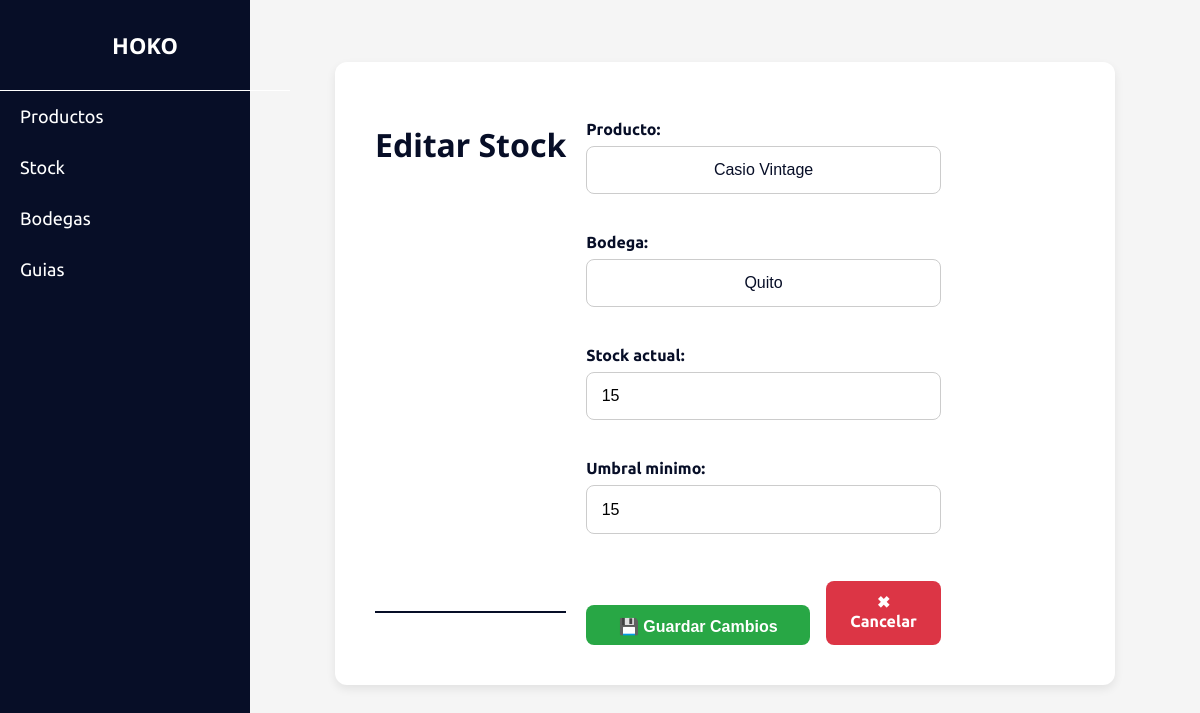
The page /stocks/6/editar/ on the database its author committed.
### envios/models.py (models this page shows, shortened)
class Stock(models.Model):
    producto = models.ForeignKey(Producto, on_delete=models.CASCADE)
    bodega = models.ForeignKey(Bodega, on_delete=models.CASCADE)
    stock_actual = models.IntegerField()
    umbral_minimo = models.IntegerField()
    ESTADO_CHOICES = [
        ('ok', 'Stock OK'),
        ('bajo', 'Stock Bajo'),
        ('sin', 'Sin Stock'),
    ]
    estado = models.CharField(max_length=10, choices=ESTADO_CHOICES, editable=False)

### envios/views.py (the view)
# urls.py: path('stocks/<int:id>/editar/', views.editar_stock, name='editar_stock'),
def editar_stock(request, id):
    stock = get_object_or_404(Stock, id=id)
    if request.method == 'POST':
        form = StockForm(request.POST, instance=stock)
        if form.is_valid():
            form.save()
            messages.success(request, 'Stock actualizado correctamente.')
            return redirect('listar_stocks')
    else:
        form = StockForm(instance=stock)
    return render(request, 'stocks/editar_stock.html', {'form': form})

### envios/forms.py
class StockForm(forms.ModelForm):
    class Meta:
        model = Stock
        fields = '__all__'
        widgets = {
            'producto': forms.Select(attrs={'class': 'form-control'}),
            'bodega': forms.Select(attrs={'class': 'form-control'}),
            'stock_actual': forms.NumberInput(attrs={'class': 'form-control'}),
            'umbral_minimo': forms.NumberInput(attrs={'class': 'form-control'}),
        }
    def __init__(self, *args, **kwargs):
        super().__init__(*args, **kwargs)
        self.fields['bodega'].queryset = Bodega.objects.all().order_by('nombre')

### envios/models.py (called while the page is built)
    def __str__(self):
        return self.nombre

    def __str__(self):
        return self.nombre

### templates/stocks/editar_stock.html (shortened to what this page needs)
{% extends 'base.html' %}
{% block content %}
<div class="form-container">
  <h1>Editar Stock</h1>
  <form method="post">
    {{ form.as_p }}
    <div class="form-actions">
      <button type="submit" class="btn guardar">💾 Guardar Cambios</button>
      <a href="{% url 'listar_stocks' %}" class="btn cancelar">✖ Cancelar</a>
    </div>
  </form>
</div>
{% endblock %}

### static/css/styles_productos.css (style rules this page uses)
body { font-family: 'Ubuntu', sans-serif; margin: 0; padding: 0; background-color: #f5f5f5; color: #070E27; font-size: 18px; }
h1, h2, h3 { font-family: 'Noto Sans', sans-serif; font-size: 32px; color: #070E27; }
.main-content h1 { text-align: center; font-size: 28px; font-weight: bold; color: #070E27; border-bottom: 2px solid #070E27; margin-bottom: 30px; padding-bottom: 10px; }
.btn { padding: 0.6rem 1.2rem; border: none; border-radius: 8px; background-color: #4a90e2; color: white; font-size: 0.95rem; cursor: pointer; transition: background-color 0.3s ease; height: 2.5rem; }
select { width: 100%; padding: 15px; margin-bottom: 15px; font-size: 16px; border: 1px solid #ccc; border-radius: 10px; background-color: #fff; color: #070E27; cursor: pointer; appearance: none; }
select option { padding: 15px; font-size: 16px; }
select { text-align: center; }

### static/css/styles.css (style rules this page uses)
body { font-family: 'Ubuntu', sans-serif; margin: 0; padding: 0; background-color: #f5f5f5; color: #070E27; font-size: 18px; }
h1, h2, h3 { font-family: 'Noto Sans', sans-serif; font-size: 32px; color: #070E27; }
.main-content h1 { text-align: center; font-size: 28px; font-weight: bold; color: #070E27; border-bottom: 2px solid #070E27; margin-bottom: 30px; padding-bottom: 10px; }
.form-container { display: flex; flex-wrap: wrap; gap: 20px; background-color: white; padding: 20px; border-radius: 10px; }
input, select { width: 100%; padding: 12px; margin-bottom: 15px; box-sizing: border-box; border: 1px solid #ccc; border-radius: 5px; font-size: 16px; }
label { font-weight: bold; display: block; margin-bottom: 5px; }
.btn { padding: 0.6rem 1.2rem; border: none; border-radius: 8px; background-color: #4a90e2; color: white; font-size: 0.95rem; cursor: pointer; transition: background-color 0.3s ease; height: 2.5rem; }
button, form button { background-color: #070E27; color: white; border: none; padding: 15px; width: 100%; border-radius: 5px; font-size: 16px; cursor: pointer; font-weight: bold; margin-top: auto; }
select { width: 100%; padding: 15px; margin-bottom: 15px; font-size: 16px; border: 1px solid #ccc; border-radius: 10px; background-color: #fff; color: #070E27; cursor: pointer; appearance: none; }
select option { padding: 15px; font-size: 16px; }
select { text-align: center; }

### templates/stocks/editar_stock.html (style rules this page uses)
.form-container { max-width: 700px; margin: 2rem auto; padding: 2.5rem; background-color: white; border-radius: 12px; box-shadow: 0 4px 10px rgba(0,0,0,0.08); font-family: 'Ubuntu', sans-serif; color: #070E27; }
.form-container h1 { font-family: 'Noto Sans', sans-serif; font-size: 32px; color: #070E27; text-align: center; margin-bottom: 2rem; border-bottom: 2px solid #070E27; padding-bottom: 1rem; }
.form-container p { margin-bottom: 1.5rem; }
.form-container label { display: block; margin-bottom: 0.5rem; font-weight: 600; font-size: 1rem; }
.form-container input, .form-container select { width: 100%; padding: 0.9rem; border: 1px solid #ccc; border-radius: 8px; font-size: 1rem; box-sizing: border-box; }
.form-actions { display: flex; justify-content: flex-end; gap: 1rem; margin-top: 2rem; }
.btn { padding: 0.75rem 1.5rem; border: none; border-radius: 8px; font-size: 1rem; font-weight: bold; cursor: pointer; transition: background-color 0.3s ease; text-align: center; text-decoration: none; display: inline-block; }
.guardar { background-color: #28a745; color: white; }
.cancelar { background-color: #dc3545; color: white; }

### rows shown on the page
Stock: producto "Casio Vintage", bodega "Quito", stock_actual "15", umbral_minimo "15"
